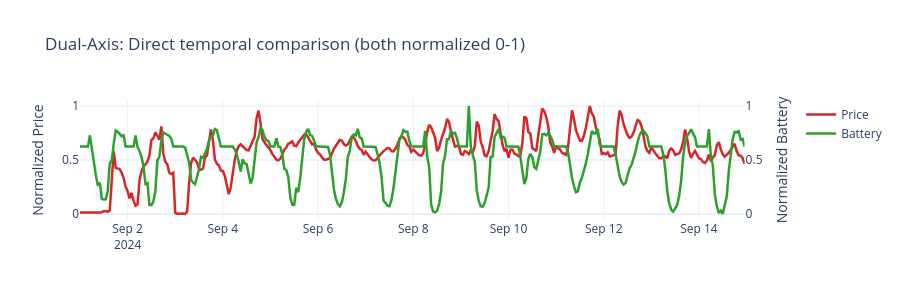

The notebook cell this image was saved under:
### Code cell
# ===== Correlation Visualization Alternatives =====
from scipy import stats

# Ensure both arrays have same length
min_len = min(len(battery_dispatch), len(day_ahead_prices_corrected))
battery_trunc = battery_dispatch[:min_len]
price_trunc = day_ahead_prices_corrected[:min_len]
time_trunc = timesteps[:min_len]

# ===== ALTERNATIVE 2: Normalized Dual-Axis =====
batt_norm = (battery_trunc - battery_trunc.min()) / (battery_trunc.max() - battery_trunc.min())
price_norm = (price_trunc - price_trunc.min()) / (price_trunc.max() - price_trunc.min())

fig_dual = make_subplots(specs=[[{"secondary_y": True}]])
fig_dual.add_trace(
    go.Scatter(x=time_trunc, y=price_norm, name="Price", line=dict(color='#d62728', width=2.5)),
    secondary_y=False
)
fig_dual.add_trace(
    go.Scatter(x=time_trunc, y=batt_norm, name="Battery", line=dict(color='#2ca02c', width=2.5)),
    secondary_y=True
)
fig_dual.update_yaxes(title_text="Normalized Price", secondary_y=False)
fig_dual.update_yaxes(title_text="Normalized Battery", secondary_y=True)
fig_dual.update_layout(
    title="Dual-Axis: Direct temporal comparison (both normalized 0-1)",
    height=300,
    hovermode='x unified',
    template='plotly_white'
)
fig_dual.show()

### Figure 1 — Plotly figure (JSON) as saved in the notebook; plotly's stock layout.template omitted (floating-point values rounded to 4 significant figures; data arrays with more than 128 entries replaced by an {"elided": "..."} marker saying what was removed)
{"data": [{"line": {"color": "#d62728", "width": 2.5}, "name": "Price", "type": "scatter", "x": {"elided": "336 str values"}, "xaxis": "x", "y": {"elided": "336 float values"}, "yaxis": "y"}, {"line": {"color": "#2ca02c", "width": 2.5}, "name": "Battery", "type": "scatter", "x": {"elided": "336 str values"}, "xaxis": "x", "y": {"elided": "336 float values"}, "yaxis": "y2"}], "layout": {"height": 300, "hovermode": "x unified", "title": {"text": "Dual-Axis: Direct temporal comparison (both normalized 0-1)"}, "xaxis": {"anchor": "y", "domain": [0, 0.94]}, "yaxis": {"anchor": "x", "domain": [0, 1], "title": {"text": "Normalized Price"}}, "yaxis2": {"anchor": "x", "overlaying": "y", "side": "right", "title": {"text": "Normalized Battery"}}}}
